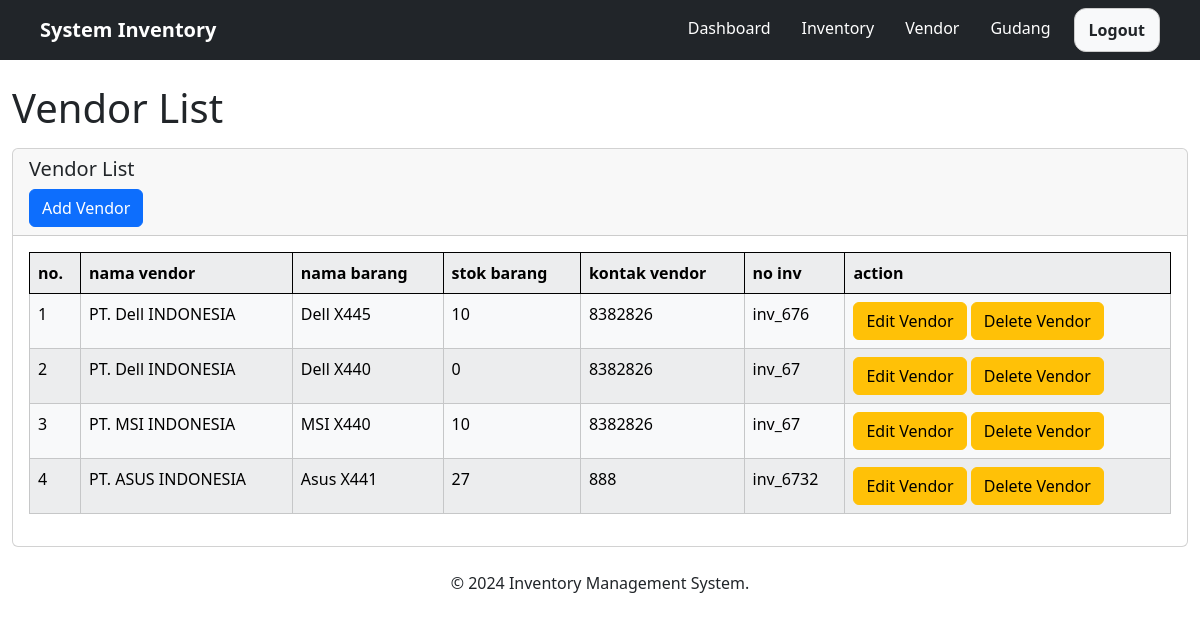
/views/vendor.php (signed in), run on the app's committed database.
### tables this page shows
CREATE TABLE `vendor` (
  `id_vendor` int(11) NOT NULL,
  `nama_vendor` varchar(50) NOT NULL,
  `nama_barang` varchar(50) NOT NULL,
  `stok_barang` int(50) NOT NULL,
  `kontak_vendor` int(50) NOT NULL,
  `no_inv` varchar(50) NOT NULL
);

### include/function.php (called while the page is built, shortened)
<?php
function getVendorAll(){
    global $conn;
    $query = "SELECT * FROM vendor";
    $stmt = $conn->prepare($query);
    $stmt->execute();
    $result = $stmt->get_result();
    return $result->fetch_all(MYSQLI_ASSOC);
}
?>

### views/vendor.php (the view, shortened to what this page needs)
<?php
include '../include/function.php';
include '../part/header.php';
$vendors = getVendorAll();
?>
<main>
<div class="container-fluid">
    <div class="row">
        <div class="col-md-12">
            <h1 class="mt-4">Vendor List</h1>
            <div class="card mt-3">
                <div class="card-header">
                    <h5>Vendor List</h5>
                    <a href="addven.php" class="btn btn-primary float-right">Add Vendor</a>
                </div>
                <div class="card-body">
        <table class="table table-bordered table-light table-striped">
            <tr class="border-black">
                <th>no.</th>
                <th>nama vendor</th>
                <th>nama barang</th>
                <th>stok barang</th>
                <th>kontak vendor</th>
                <th>no inv</th>
                <th>action </th>
            </tr>
            <?php $no = 1;
                foreach($vendors as $ven): ?>
                <tr>
                    <td><?= $no++ ?></td>
                    <td><?= $ven['nama_vendor']?></td>
                    <td><?= $ven['nama_barang'] ?></td>
                    <td><?= $ven['stok_barang'] ?></td>
                    <td><?= $ven['kontak_vendor'] ?></td>
                    <td><?= $ven['no_inv'] ?></td>
                    <td>
                        <a class="btn btn-warning" href="editVendor.php?updateVen=<?= $ven['nama_vendor']?>">Edit Vendor</a>
                        <a class="btn btn-warning" href="http://localhost/drill2/views/vendor.php?delete=<?= $ven['id_vendor'] ?>" onclick="return confirm('Apakah anda yakin mau delete')">Delete Vendor</a>
                    </td>
                </tr>
                <?php endforeach; ?>
        </table>
    </div>
        </div>
</div>
</main>
<?php include '../part/footer.php'?>

### data on the page
vendor: nama_vendor "PT. Dell INDONESIA", nama_barang "Dell X445", stok_barang "10", kontak_vendor "8382826", no_inv "inv_676"
vendor: nama_vendor "PT. Dell INDONESIA", nama_barang "Dell X440", stok_barang "0", kontak_vendor "8382826", no_inv "inv_67"
vendor: nama_vendor "PT. MSI INDONESIA", nama_barang "MSI X440", stok_barang "10", kontak_vendor "8382826", no_inv "inv_67"
vendor: nama_vendor "PT. ASUS INDONESIA", nama_barang "Asus X441", stok_barang "27", kontak_vendor "888", no_inv "inv_6732"
